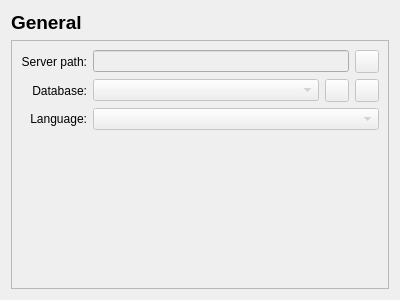
<?xml version="1.0" encoding="UTF-8"?>
<ui version="4.0">
 <class>GeneralConfigPage</class>
 <widget class="QWidget" name="GeneralConfigPage">
  <property name="geometry">
   <rect>
    <x>0</x>
    <y>0</y>
    <width>400</width>
    <height>300</height>
   </rect>
  </property>
  <property name="windowTitle">
   <string>Form</string>
  </property>
  <layout class="QVBoxLayout" name="verticalLayout_2">
   <item>
    <widget class="QLabel" name="pageName">
     <property name="font">
      <font>
       <pointsize>14</pointsize>
       <weight>75</weight>
       <bold>true</bold>
      </font>
     </property>
     <property name="text">
      <string>General</string>
     </property>
    </widget>
   </item>
   <item>
    <widget class="QFrame" name="frame">
     <property name="frameShape">
      <enum>QFrame::StyledPanel</enum>
     </property>
     <property name="frameShadow">
      <enum>QFrame::Raised</enum>
     </property>
     <layout class="QVBoxLayout" name="verticalLayout">
      <item>
       <layout class="QGridLayout" name="gridLayout">
        <item row="2" column="0">
         <widget class="QLabel" name="label_4">
          <property name="text">
           <string>Language:</string>
          </property>
          <property name="alignment">
           <set>Qt::AlignRight|Qt::AlignTrailing|Qt::AlignVCenter</set>
          </property>
         </widget>
        </item>
        <item row="0" column="1">
         <layout class="QHBoxLayout" name="horizontalLayout">
          <property name="sizeConstraint">
           <enum>QLayout::SetMinimumSize</enum>
          </property>
          <item>
           <widget class="QLineEdit" name="serverPath">
            <property name="enabled">
             <bool>false</bool>
            </property>
           </widget>
          </item>
          <item>
           <widget class="QToolButton" name="serverPathSearch">
            <property name="enabled">
             <bool>false</bool>
            </property>
            <property name="icon">
             <iconset resource="../../img.qrc">
              <normaloff>:/img/search.png</normaloff>:/img/search.png</iconset>
            </property>
           </widget>
          </item>
         </layout>
        </item>
        <item row="1" column="1">
         <layout class="QHBoxLayout" name="horizontalLayout_3">
          <item>
           <widget class="QComboBox" name="dbBox">
            <property name="enabled">
             <bool>false</bool>
            </property>
           </widget>
          </item>
          <item>
           <widget class="QToolButton" name="dbEdit">
            <property name="enabled">
             <bool>false</bool>
            </property>
            <property name="icon">
             <iconset resource="../../img.qrc">
              <normaloff>:/img/edit.png</normaloff>:/img/edit.png</iconset>
            </property>
           </widget>
          </item>
          <item>
           <widget class="QToolButton" name="dbConnectionState">
            <property name="enabled">
             <bool>false</bool>
            </property>
            <property name="icon">
             <iconset resource="../../img.qrc">
              <normaloff>:/img/disconnected.png</normaloff>:/img/disconnected.png</iconset>
            </property>
           </widget>
          </item>
         </layout>
        </item>
        <item row="2" column="1">
         <widget class="QComboBox" name="langBox">
          <property name="enabled">
           <bool>false</bool>
          </property>
         </widget>
        </item>
        <item row="0" column="0">
         <widget class="QLabel" name="label">
          <property name="text">
           <string>Server path:</string>
          </property>
          <property name="alignment">
           <set>Qt::AlignRight|Qt::AlignTrailing|Qt::AlignVCenter</set>
          </property>
         </widget>
        </item>
        <item row="1" column="0">
         <widget class="QLabel" name="label_6">
          <property name="text">
           <string>Database:</string>
          </property>
          <property name="alignment">
           <set>Qt::AlignRight|Qt::AlignTrailing|Qt::AlignVCenter</set>
          </property>
         </widget>
        </item>
       </layout>
      </item>
      <item>
       <spacer name="verticalSpacer">
        <property name="orientation">
         <enum>Qt::Vertical</enum>
        </property>
        <property name="sizeHint" stdset="0">
         <size>
          <width>20</width>
          <height>40</height>
         </size>
        </property>
       </spacer>
      </item>
     </layout>
    </widget>
   </item>
  </layout>
 </widget>
 <resources>
  <include location="../../img.qrc"/>
 </resources>
 <connections/>
</ui>
